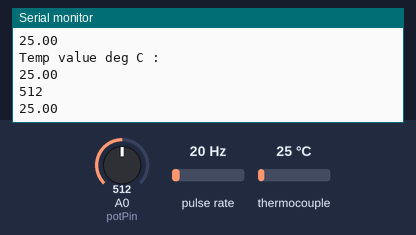
Bench run of a sketch on a simulated Arduino Uno, built for the host (arithmetic inside an expression is 32-bit, double 64-bit). On the bench: the last lines printed to the serial monitor. Wiring (inferred from the names in the program): pulse sensor: data pin 3. Inputs (shaded band) come from the test bench; at power-on: thermocouple 25 °C, A0 (potPin) = 512, pulse rate 20 Hz.

Above: at 1.2 s.
1.3 s: thermocouple set to 6 °C
At 1.8 s:
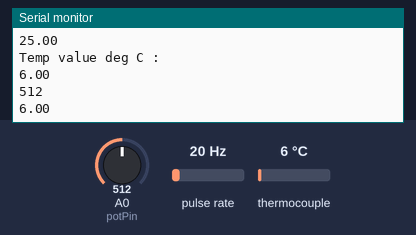
2.8 s: A0 (potPin) set to 716
At 3.4 s:
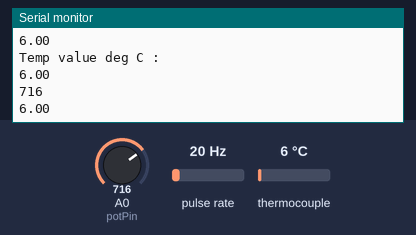
4.3 s: thermocouple set to 75 °C
At 4.9 s:
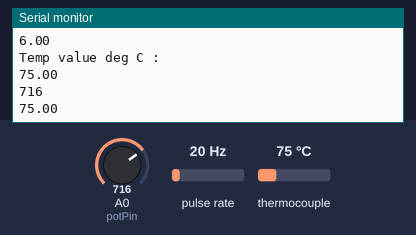
5.8 s: A0 (potPin) set to 900
At 6.5 s:
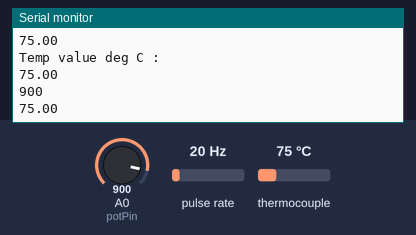
Timing chart, 0 to 8.3 s (numbered marks = the images above; inputs shaded):
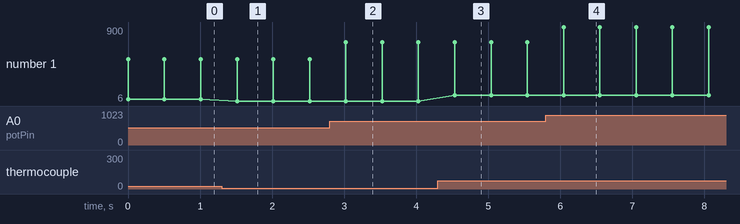

The sketch:

MultipleData_CanSend_data_Wagtail.ino
```cpp
#include <SPI.h>
#include <mcp2515.h>
#include <Adafruit_MAX31865.h>
#include <Wire.h>

// Pin definitions
#define MAX31865_CS1 7         //Was 10
#define MAX31865_CS2 9
#define MAX31865_CS3 8

#define potPin A0
int potValue = 0;

/*RPM */
#define rpm1in 3
volatile unsigned long T_RPM;    //RPM periode in mikrosekondes.
float RPM_Out = 0;
float EngineRPM;
bool ConvTemp;

// Create MAX31865 objects
Adafruit_MAX31865 max31865_1 = Adafruit_MAX31865(MAX31865_CS1);
Adafruit_MAX31865 max31865_2 = Adafruit_MAX31865(MAX31865_CS2);
Adafruit_MAX31865 max31865_3 = Adafruit_MAX31865(MAX31865_CS3);


struct can_frame canMsg1; // PT100 Sensor1 message
struct can_frame canMsg2; // PT100 Sensor2 message
struct can_frame canMsg3; //PT100 Sensor3 message

MCP2515 mcp2515(10);  //chip select cs pin 10
void updateRPM();

void setup() {

  Serial.begin(9600);
  SPI.begin();         //Begins SPI communication

  max31865_1.begin(MAX31865_3WIRE);
  max31865_2.begin(MAX31865_3WIRE);
  max31865_3.begin(MAX31865_3WIRE);

  /*RPM */
  pinMode (rpm1in, INPUT);
  attachInterrupt(digitalPinToInterrupt(rpm1in), updateRPM, FALLING);

  cli();                      //stop interrupts for till we make the settings
  /*1. First we reset the control register to amke sure we start with everything disabled.*/
  TCCR1A = 0;                 // Reset entire TCCR1A to 0
  TCCR1B = 0;                 // Reset entire TCCR1B to 0

  /*2. We set the prescalar to the desired value by changing the CS10 CS12 and CS12 bits. */
  TCCR1B |= B00000101;        //Set CS12 to 1 so we get prescalar 1024

  /*3. We enable compare match mode on register A*/
  TIMSK1 |= B00000010;        //Set OCIE1A to 1 so we enable compare match A

  /*4. Set the value of register A to 32500/65536*/
  OCR1A = 4250;               //Finally we set compare register A to this value = 31250;
  sei();                      //Enable back the interrupts

  DDRK = B00000000;

  mcp2515.reset();
  mcp2515.setBitrate(CAN_500KBPS, MCP_8MHZ); //Sets CAN at speed 500KBPS
  mcp2515.setNormalMode();

  canMsg1.can_id  = 0xAA;  //CAN id as 0xAA for PT100 Sensor 1
  canMsg1.can_dlc = 2;      //CAN data length as 2 bytes

  canMsg2.can_id  = 0xBB;  //CAN id as 0xBB for PT100 Sensor 2
  canMsg2.can_dlc = 2;      //CAN data length as 2 byte

  canMsg3.can_id  = 0xCC;  //CAN id as 0xCC for PT100 Sensor 3
  canMsg3.can_dlc = 2;      //CAN data length as 2 bytes

}
  void loop() {

   /////////////////////////////////////Engine RPM START///////////////////////////
  static float RPM_Per;
  RPM_Per = 1.0 * (T_RPM * 1e-6) + 0.0 * RPM_Per; // 50 000 //T_RPM is in mikrosekondes, RPM_per is in sekondes;

  T_RPM = 4294967295;
  /* Choose the largest possible value for T_RPM after it has been used,
  so that in the next round it will update to 0 if there was no further update in engine RPM from the ECU.
  Then pilot will see 0 RPM and know at least one ECU has gone. */

  RPM_Out = 60 / RPM_Per;

  RPM_Out = (round((RPM_Out) / 10)) * 10;

  //////////////////////RPM END//////////////////////////////

  potValue = analogRead(potPin);

  float temperature1 = max31865_1.temperature(100.0, 430.0);
  float temperature2 = max31865_2.temperature(100.0, 430.0);
  float temperature3 = max31865_3.temperature(100.0, 430.0);

  Serial.println("Temp value deg C :");
  Serial.println(temperature1);
  Serial.println(potValue);
  Serial.println(temperature3);

  canMsg1.data[0] = (int)temperature1;    //PT100 Sensor 1
  canMsg1.data[1] = (int)(temperature1 * 100) % 100;
  mcp2515.sendMessage(&canMsg1);  //Sends the CAN message
  delay(200);

 /*
  canMsg2.data[0] = (int)temperature2;    //PT100 Sensor 2
  canMsg2.data[1] = (int)(temperature2 * 100) % 100;
  mcp2515.sendMessage(&canMsg2);  //Sends the CAN message
  delay(200);

  canMsg3.data[0] = (int)temperature3;
  canMsg3.data[1] =(int)(temperature3 * 100) % 100;   //PT100 Sensor 3
  mcp2515.sendMessage(&canMsg3);  //Sends the CAN message
  delay(100);
  */

  canMsg2.data[0] = potValue;    //POT
  canMsg2.data[1] = 0x00;
  mcp2515.sendMessage(&canMsg2);  //Sends the CAN message
  delay(200);

  canMsg3.data[0] = (int)temperature3;
  canMsg3.data[1] =(int)(temperature3 * 100) % 100;   //PT100 Sensor 3
  mcp2515.sendMessage(&canMsg3);  //Sends the CAN message
  delay(100);


}

/*RPM Code*/
void updateRPM()
{
  static unsigned long ouTyd = 0;
  unsigned long nuweTyd;
  nuweTyd = micros();
  T_RPM = nuweTyd - ouTyd;
  ouTyd = nuweTyd;
}

ISR(TIMER1_COMPA_vect)
{
  TCNT1  = 0;                  //First, set the timer back to 0 so it resets for next interrupt
  ConvTemp=1;
}
```

Measured:
- after the input at 1.3 s, the serial monitor: prints a new line after 0.21 s (image 1)
- after the input at 2.8 s, the serial monitor: prints a new line after 0.22 s (image 2)
- after the input at 4.3 s, the serial monitor: prints a new line after 0.23 s (image 3)
- after the input at 5.8 s, the serial monitor: prints a new line after 0.25 s (image 4)
- plotted number 1: 25 → 6 after the input at 1.3 s, 6 → 75 after the input at 4.3 s
